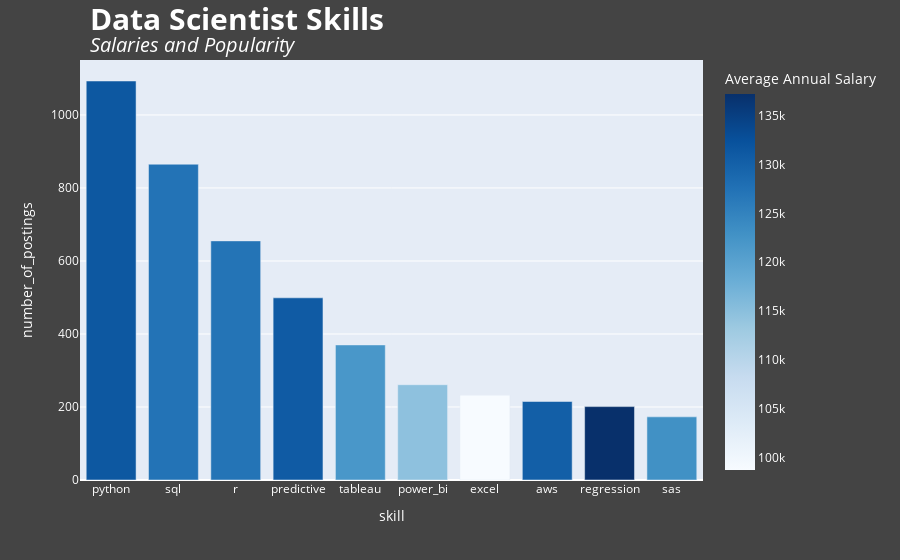

Source (notebook cell):
### Code cell
# Plot it
fig = px.bar(scientists_skills, x='skill', y='number_of_postings', color='avg_yearly_salary', color_continuous_scale='Blues')
fig.update_traces(hovertemplate='Skill: %{x} <br> \
Postings: %{y} <br> Average Annual salary: %{color}<extra></extra>')
fig.update_layout(
    title_text="<b style='font-size: 30px;'>Data Scientist Skills</b><br><i style='font-size: 20px;'>Salaries and Popularity</i>", 
    title_x=0.1, font_color="white",
    paper_bgcolor="#444444", 
    coloraxis_colorbar=dict(title="Average Annual Salary")
)
fig.show()

### Figure 1 — Plotly figure (JSON) as saved in the notebook; plotly's stock layout.template omitted (floating-point values rounded to 4 significant figures)
{"data": [{"alignmentgroup": "True", "hovertemplate": "Skill: %{x} <br> Postings: %{y} <br> Average Annual salary: %{color}<extra></extra>", "legendgroup": "", "marker": {"color": [131438, 127272, 127227, 130971, 121931, 114645, 98708, 130288, 137232, 123004], "coloraxis": "coloraxis", "pattern": {"shape": ""}}, "name": "", "offsetgroup": "", "orientation": "v", "showlegend": false, "textposition": "auto", "type": "bar", "x": ["python", "sql", "r", "predictive", "tableau", "power_bi", "excel", "aws", "regression", "sas"], "xaxis": "x", "y": [1093, 865, 655, 499, 370, 261, 232, 215, 201, 173], "yaxis": "y"}], "layout": {"barmode": "relative", "coloraxis": {"colorbar": {"title": {"text": "Average Annual Salary"}}, "colorscale": [[0, "rgb(247,251,255)"], [0.125, "rgb(222,235,247)"], [0.25, "rgb(198,219,239)"], [0.375, "rgb(158,202,225)"], [0.5, "rgb(107,174,214)"], [0.625, "rgb(66,146,198)"], [0.75, "rgb(33,113,181)"], [0.875, "rgb(8,81,156)"], [1, "rgb(8,48,107)"]]}, "font": {"color": "white"}, "legend": {"tracegroupgap": 0}, "margin": {"t": 60}, "paper_bgcolor": "#444444", "title": {"text": "<b style='font-size: 30px;'>Data Scientist Skills</b><br><i style='font-size: 20px;'>Salaries and Popularity</i>", "x": 0.1}, "xaxis": {"anchor": "y", "domain": [0, 1], "title": {"text": "skill"}}, "yaxis": {"anchor": "x", "domain": [0, 1], "title": {"text": "number_of_postings"}}}}
